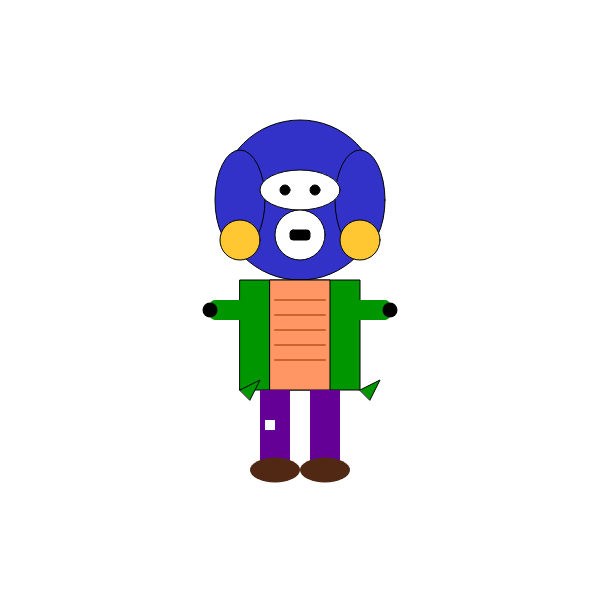
Frame 1 (no input)
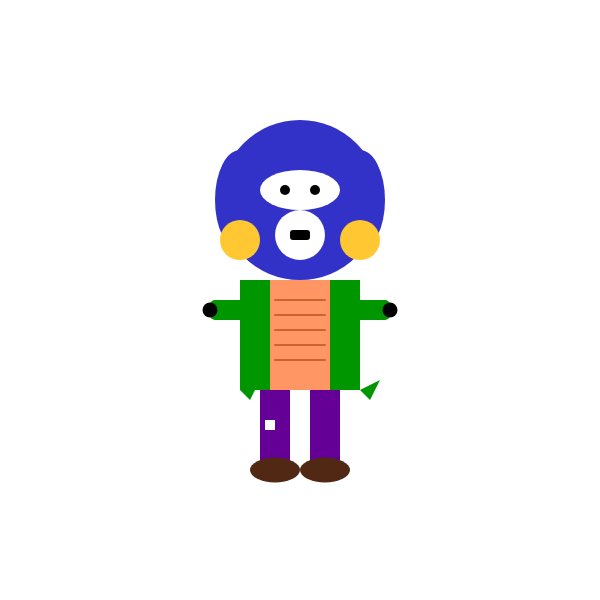
Frame 60 (no input)
Frame 120 (the mouse pressed at the canvas centre since frame 60): identical to frame 60, image omitted

The p5.js sketch that drew these frames (run headless with seeded random() and noise() and a simulated clock; from frame 60 on, the mouse is pressed at the canvas centre):

// p5.js sketch
// ── sketch.js
function setup() {
  createCanvas(600, 600);
  background(255);
}

function draw() {
  background(255);

  // head
  fill(50, 50, 200);
  ellipse(300, 200, 160, 160);

  fill(50, 50, 200);
  ellipse(240, 200, 50, 100);
  ellipse(360, 200, 50, 100);

  fill(255, 200, 50);
  ellipse(240, 240, 40, 40);
  ellipse(360, 240, 40, 40);

  fill(255);
  ellipse(300, 190, 80, 40);
  ellipse(300, 235, 50, 50);

  fill(0);
  ellipse(285, 190, 10, 10);
  ellipse(315, 190, 10, 10);
  rect(290, 230, 20, 10, 3);

  // body
  fill(0, 150, 0);
  rect(240, 280, 120, 110); 
  triangle(240, 390, 260, 380, 250, 400);
  triangle(360, 390, 380, 380, 370, 400);

  fill(255, 150, 100);
  rect(270, 280, 60, 110);

  stroke(200, 100, 50);
  strokeWeight(2);
  for (let y = 300; y <= 370; y += 15) {
    line(275, y, 325, y);
  }
  noStroke();

  // arm
  fill(0, 150, 0);
  rect(210, 300, 40, 20, 5);
  rect(350, 300, 40, 20, 5);
  fill(0);
  ellipse(210, 310, 15, 15);
  ellipse(390, 310, 15, 15);

  // leg
  fill(100, 0, 150);
  rect(260, 390, 30, 80);
  rect(310, 390, 30, 80);

  fill(255);
  rect(265, 420, 10, 10);

  // shoe
  fill(80, 40, 20); 
  ellipse(275, 470, 50, 25);
  ellipse(325, 470, 50, 25);
}
